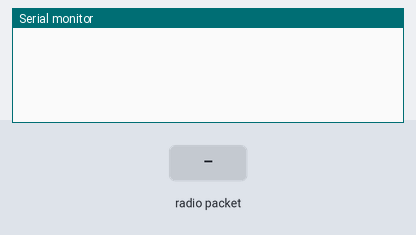
Bench run of a program on a simulated ESP32. Parts: the last lines printed to the serial monitor. Inputs (shaded band) come from the test bench.

Above: at 1.2 s.
1.3 s: radio packet "GETMACADDRESS" arrives
At 2.2 s:
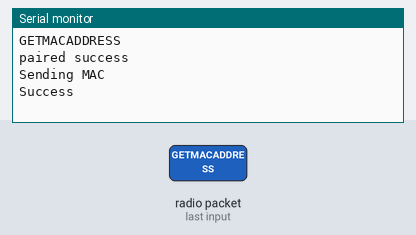
2.8 s: radio packet "ON" arrives
At 3.3 s:
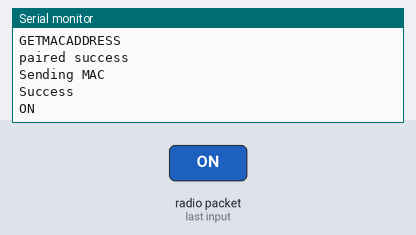
4.3 s: radio packet "OFF" arrives
At 5.5 s:
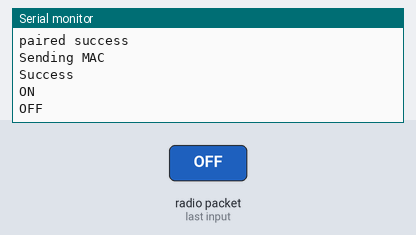
5.8 s: radio packet "NUMLEDS" arrives
At 6.7 s:
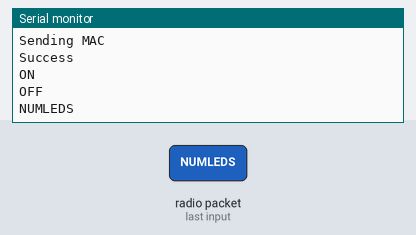
7.3 s: radio packet "GPUTEMP" arrives
At 7.9 s:
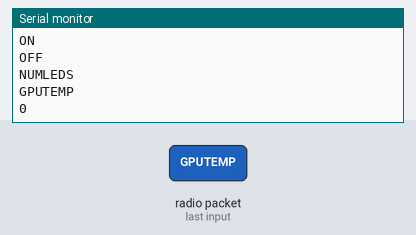
8.8 s: radio packet "BRIGHTNESS" arrives
At 10.2 s:
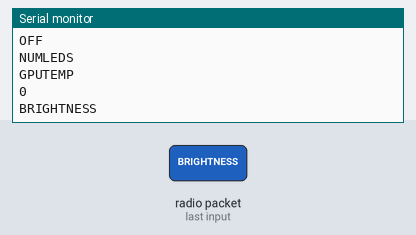

The program:

main.cpp
```cpp
// (licence header left out)
#include <Arduino.h>
#include <FastLED.h>
#include <receiver_espnow.h>

#define HW_NUM_LEDS 19 // Number of LEDs in the strip, change this to your strip length
#define DATA_PIN 26

String EspID = "STATUS_LED";
CRGB leds[HW_NUM_LEDS];

float hue = 213;      // Initial purple colour, will change when gpu temp is received
int brightness = 128; // Start 50% brightness to match nextion gui
int NUM_LEDS = -1;
bool isStripOn = false;

void setup()
{
  Serial.begin(115200);
  WiFi.mode(WIFI_STA);
  WiFi.disconnect();
  esp_wifi_set_channel(1, WIFI_SECOND_CHAN_NONE);
  esp_now_init();

  esp_now_register_send_cb(OnDataSent);
  esp_now_register_recv_cb(OnDataRecv);
  // FastLED supports many other LED Strips, enter your own here
  FastLED.addLeds<WS2815, DATA_PIN, RGB>(leds, HW_NUM_LEDS);
  FastLED.clear();
}

void loop()
{
  if (NUM_LEDS > 0) // check NUM_LEDS is configured in nextion settings
  {
    if (isStripOn)
    {
      FastLED.clear();
      FastLED.setBrightness(brightness);
      for (int i = 0; i < min(NUM_LEDS, HW_NUM_LEDS); i++)
      {
        leds[i] = CHSV((uint8_t)hue, 255, 255);
      }
    }
    else
    {
      FastLED.clear();
    }
    FastLED.show();
  }

  vTaskDelay(100 / portTICK_PERIOD_MS);
}
```

receiver_espnow.cpp
```cpp
// (licence header left out)
#include <receiver_espnow.h>

boolean isCentralEspPaired = false;
extern String EspID;
extern uint8_t red;
extern uint8_t green;
extern uint8_t blue;

extern bool isStripOn;
extern int NUM_LEDS;
extern float hue;
extern int brightness;

void espNowAddReceiver(const uint8_t *receiver)
{
    esp_now_peer_info_t peerInfo = {};
    memcpy(peerInfo.peer_addr, receiver, 6);
    peerInfo.channel = 0;
    peerInfo.encrypt = false;

    if (esp_now_add_peer(&peerInfo) != ESP_OK)
    {
        Serial.println("Failed to add peer");
    }
    else
    {
        Serial.println("paired success");
    }
}

void OnDataRecv(const uint8_t *mac, const uint8_t *incomingData, int len)
{

    char receivedData[32];
    memcpy(&receivedData, incomingData, sizeof(receivedData));
    Serial.println(receivedData);

    if (strncmp(receivedData, "GETMACADDRESS", strlen("GETMACADDRESS")) == 0)
    {
        if (!isCentralEspPaired)
        {
            espNowAddReceiver(mac);
            isCentralEspPaired = true;
        }
        Serial.println("Sending MAC");
        char dataToSend[32];
        strcpy(dataToSend, "MACSEND");
        // strcat(dataToSend, WiFi.macAddress().c_str());
        strcat(dataToSend, EspID.c_str());
        esp_now_send(mac, (const uint8_t *)dataToSend, sizeof(dataToSend));
    }
    else if (strncmp(receivedData, "ON", strlen("ON")) == 0)
    {
        isStripOn = true;
    }
    else if (strncmp(receivedData, "OFF", strlen("ON")) == 0)
    {
        isStripOn = false;
    }
    else if (String(receivedData).startsWith("NUMLEDS"))
    {
        NUM_LEDS = String(receivedData).substring(7).toInt();
    }
    else if (String(receivedData).startsWith("GPUTEMP"))
    {
        int gpuTemp = String(receivedData).substring(7).toInt();
        Serial.println(gpuTemp);
        // gpuTemp = 1000; //manually set for testing
        float clampedTemp = fmax(30, fmin(100, gpuTemp));

        // map(value, fromLow, fromHigh, toLow, toHigh) -> rescales our gpu temp to 160-0 scale
        hue = map(clampedTemp, 30, 100, 128, 0);
    }
    else if (String(receivedData).startsWith("BRIGHTNESS"))
    {
        int brightnessPercentage = String(receivedData).substring(10).toInt();
        brightness = 255 * brightnessPercentage / 100;
    }
}

void OnDataSent(const uint8_t *mac, esp_now_send_status_t status)
{
    Serial.println(status == ESP_NOW_SEND_SUCCESS ? "Success" : "Fail");
}
```

receiver_espnow.h
```cpp
// (licence header left out)
#ifndef RECEIVER_ESPNOW_H
#define RECEIVER_ESPNOW_H

#include <esp_now.h>
#include <Arduino.h>
#include "WiFi.h"
#include <FastLED.h>
#include "esp_wifi.h"

void OnDataSent(const uint8_t *mac_addr, esp_now_send_status_t status);
void espNowAddReceiver(const uint8_t *receiver);
void OnDataRecv(const uint8_t *mac, const uint8_t *incomingData, int len);

#endif
```

Measured:
- after the input at 1.3 s, the serial monitor: prints a new line at once (image 1)
- after the input at 2.8 s, the serial monitor: prints a new line at once (image 2)
- after the input at 4.3 s, the serial monitor: prints a new line at once (image 3)
- after the input at 5.8 s, the serial monitor: prints a new line at once (image 4)
- after the input at 7.3 s, the serial monitor: prints a new line at once (image 5)
- after the input at 8.8 s, the serial monitor: prints a new line at once (image 6)
